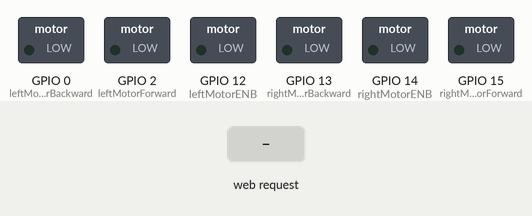
Simulated run of this sketch. Board: ESP8266 (NodeMCU). Parts: switched loads named in the sketch (green lamp = pin HIGH). The inputs (shaded band) are chosen by the test bench. WiFi joins after 1.5 s; servers stay silent unless stated; what the sketch prints to the serial monitor is not drawn.

Above: at 5.2 s.
5.3 s: HTTP request GET /forward received
At 6.5 s:
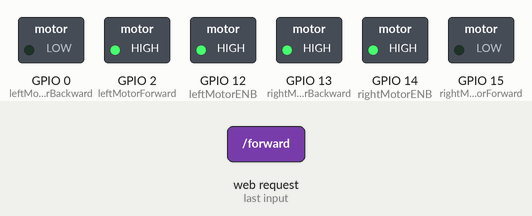
6.8 s: HTTP request GET /backward received
At 7.7 s:
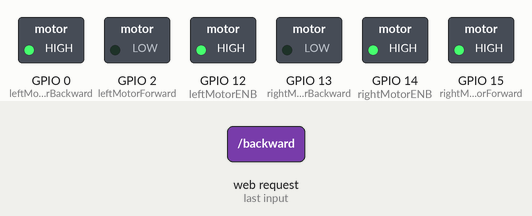
8.3 s: HTTP request GET /left received
At 8.9 s:
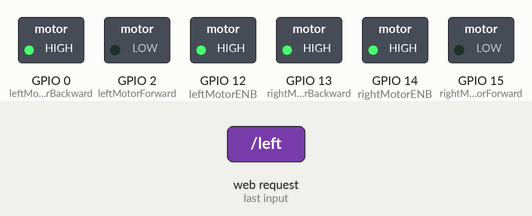
9.8 s: HTTP request GET /right received
At 11.2 s:
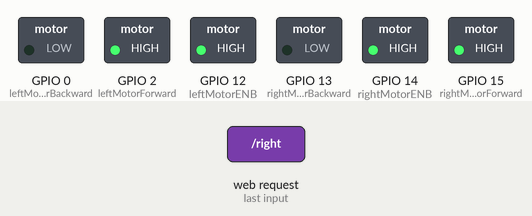
Timing chart, 0 to 12.3 s (numbered marks = the images above; inputs shaded):
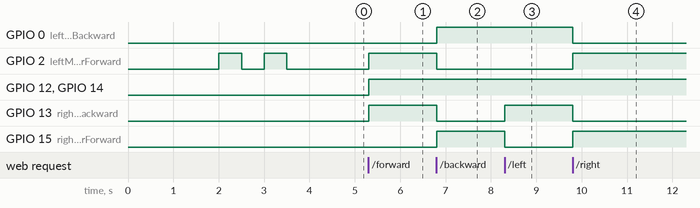

The sketch:

cogniSync_ESP8266_wheelchair_source.ino
```cpp
#include <ESP8266WiFi.h>
WiFiClient client;
WiFiServer server(80);

/* WIFI settings */
const char* ssid = "tulane";

/* data received from application */
String  data ="";

/* define L298N or L293D motor control pins */
int leftMotorForward = 2;     /* GPIO2(D4) -> IN3   */
int rightMotorForward = 15;   /* GPIO15(D8) -> IN1  */
int leftMotorBackward = 0;    /* GPIO0(D3) -> IN4   */
int rightMotorBackward = 13;  /* GPIO13(D7) -> IN2  */


/* define L298N or L293D enable pins */
int rightMotorENB = 14; /* GPIO14(D5) -> Motor-A Enable */
int leftMotorENB = 12;  /* GPIO12(D6) -> Motor-B Enable */

void setup()
{
  /* initialize motor control pins as output */
  pinMode(LED_BUILTIN, OUTPUT);

  pinMode(leftMotorForward, OUTPUT);
  pinMode(rightMotorForward, OUTPUT);
  pinMode(leftMotorBackward, OUTPUT);
  pinMode(rightMotorBackward, OUTPUT);

  /* initialize motor enable pins as output */
  pinMode(leftMotorENB, OUTPUT);
  pinMode(rightMotorENB, OUTPUT);

  /* start server communication */
  Serial.begin(9600);
  delay(2000);
  connectWiFi();
  server.begin();
}

void loop()
{
    /* If the server available, run the "checkClient" function */
    client = server.available();
    if (!client) return;
    data = checkClient ();

/************************ Run function according to incoming data from application *************************/

    /* If the incoming data is "forward", run the "MotorForward" function */
    if (data == "forward") MotorForward(client);
    /* If the incoming data is "backward", run the "MotorBackward" function */
    else if (data == "backward") MotorBackward(client);
    /* If the incoming data is "left", run the "TurnLeft" function */
    else if (data == "left") TurnLeft(client);
    /* If the incoming data is "right", run the "TurnRight" function */
    else if (data == "right") TurnRight(client);
    /* If the incoming data is "stop", run the "MotorStop" function */
    else if (data == "stop") MotorStop(client);
}

/********************************************* FORWARD *****************************************************/
void MotorForward(WiFiClient client)
{
  digitalWrite(leftMotorENB,HIGH);
  digitalWrite(rightMotorENB,HIGH);
  digitalWrite(leftMotorForward,HIGH);
  digitalWrite(rightMotorForward,LOW);
  digitalWrite(rightMotorBackward,HIGH);
  digitalWrite(leftMotorBackward,LOW);
  client.println("HTTP/1.1 200 OK");
  Serial.println("Foreward");
}

/********************************************* BACKWARD *****************************************************/
void MotorBackward(WiFiClient client)
{
  digitalWrite(leftMotorENB,HIGH);
  digitalWrite(rightMotorENB,HIGH);
  digitalWrite(leftMotorForward,LOW);
  digitalWrite(rightMotorForward,HIGH);
  digitalWrite(rightMotorBackward,LOW);
  digitalWrite(leftMotorBackward,HIGH);
  client.println("HTTP/1.1 200 OK");
  Serial.println("Backward");
}

/********************************************* TURN LEFT *****************************************************/
void TurnLeft(WiFiClient client)
{
  digitalWrite(leftMotorENB,HIGH);
  digitalWrite(rightMotorENB,HIGH);
  digitalWrite(leftMotorBackward,HIGH);
  digitalWrite(rightMotorBackward,HIGH);
  digitalWrite(leftMotorForward,LOW);
  digitalWrite(rightMotorForward,LOW);
  client.println("HTTP/1.1 200 OK");
  Serial.println("Left");
}

/********************************************* TURN RIGHT *****************************************************/
void TurnRight(WiFiClient client)
{
  digitalWrite(leftMotorENB,HIGH);
  digitalWrite(rightMotorENB,HIGH);
  digitalWrite(leftMotorForward,HIGH);
  digitalWrite(rightMotorForward,HIGH);
  digitalWrite(leftMotorBackward,LOW);
  digitalWrite(rightMotorBackward,LOW);
  client.println("HTTP/1.1 200 OK");
  Serial.println("Right");
}

/********************************************* STOP *****************************************************/
void MotorStop(WiFiClient client)
{
  digitalWrite(leftMotorENB,LOW);
  digitalWrite(rightMotorENB,LOW);
  digitalWrite(leftMotorForward,LOW);
  digitalWrite(leftMotorBackward,LOW);
  digitalWrite(rightMotorForward,LOW);
  digitalWrite(rightMotorBackward,LOW);
  client.println("HTTP/1.1 200 OK");
  Serial.println("Stop");
}

/********************************** RECEIVE DATA FROM the APP ******************************************/
String checkClient (void)
{
  while(!client.available()) delay(1);
  String request = client.readStringUntil('\r');
  request.remove(0, 5);
  request.remove(request.length()-9,9);
  return request;
}

void connectWiFi()
{
  Serial.println("Connecting to WIFI");
  WiFi.begin(ssid);
  while ((!(WiFi.status() == WL_CONNECTED)))
  {
    digitalWrite(LED_BUILTIN, HIGH);// turn the LED on (HIGH is the voltage level)
    delay(500);
    Serial.print("..");
    digitalWrite(LED_BUILTIN, LOW);// turn the LED off by making the voltage LOW
    delay(500);
  }
  digitalWrite(LED_BUILTIN, LOW);// turn the LED on (HIGH is the voltage level)
  Serial.println("");
  Serial.println("WiFi connected");
  Serial.println("NodeMCU Local IP is : ");
  Serial.print((WiFi.localIP()));
}
```

Measured:
- after the input at 5.3 s, GPIO 2 (leftMotorForward), GPIO 12 (leftMotorENB), GPIO 13 (rightMotorBackward), GPIO 14 (rightMotorENB): LOW → HIGH at once
- after the input at 6.8 s, GPIO 0 (leftMotorBackward), GPIO 15 (rightMotorForward): LOW → HIGH at once; GPIO 2 (leftMotorForward), GPIO 13 (rightMotorBackward): HIGH → LOW at once
- after the input at 8.3 s, GPIO 13 (rightMotorBackward): LOW → HIGH at once; GPIO 15 (rightMotorForward): HIGH → LOW at once
- after the input at 9.8 s, GPIO 0 (leftMotorBackward), GPIO 13 (rightMotorBackward): HIGH → LOW at once; GPIO 2 (leftMotorForward), GPIO 15 (rightMotorForward): LOW → HIGH at once
